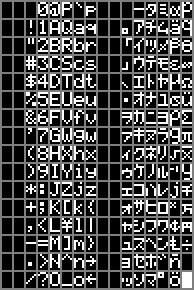
#> input picture LUT/RW1063_JW.png, 97 x 145 px (shown 2 times larger)
$ python find_linewise_map_RW1063_JW.py
#> lines starting #> are read from the running program, lines starting #| are printed output that depends on the picture; after the words box and inside, x2 and y2 are one past the last pixel; in counts of white or black regions, pixels touching at a corner belong together
#!python3.8
from PIL import Image, ImageDraw
import operator
from typing import Callable


class tiled_character_map:
	img  = None
	draw = None
	margin      = [0,0,0,0] # top, left, bottom, right
	tile_count  = [1,1]
	tile_pitch  = [0,0]
	tile_offset = [0,0]
	tile_size   = [1,1]

	get_tile_pos_by_index: Callable[[int], list] = None

	def __del__(self):
		if self.img:
			del self.img
		if self.draw:
			del self.draw

	def __init__(self, tile_count:[int,int], tile_pitch:[int,int], margin = [0,0,0,0]):
		self.tile_count = tile_count
		self.tile_pitch = tile_pitch
		self.margin = margin
		# create an empty 8 bit monochrome bitmapimg
		width  = margin[1] + margin[3] + tile_count[0]*tile_pitch[0]
		height = margin[0] + margin[2] + tile_count[1]*tile_pitch[1]
		self.img = Image.new(
			mode='L',
			size=[width , height]
			)
		self.draw = ImageDraw.Draw(self.img)
		self.draw.rectangle([(0,0),self.img.size], fill = (128) )

	def open(self, fn:str):
		if self.img:
			del self.img
		if self.draw:
			del self.draw

		newimg  = Image.open(fn)
		if newimg.mode != 'L':
			self.img = newimg.convert(mode='L')
		else:
			self.img = newimg

		if self.img:
			self.draw =  ImageDraw.Draw(self.img)

	def get_aoi_origin(self, tile_pos:[int,int]):
		x = self.margin[1] + self.tile_offset[0] + (tile_pos[0] * self.tile_pitch[0])
		y = self.margin[0] + self.tile_offset[1] + (tile_pos[1] * self.tile_pitch[1])
		return [x,y]

	def fill_tile(self, tile_pos:[int,int], colour:int):
		[x1, y1] = self.get_aoi_origin(tile_pos)
		x2 = x1 + self.tile_size[0] - 1
		y2 = y1 + self.tile_size[1]	- 1
		self.draw.rectangle(
			[ (x1,y1) , (x2,y2) ],
			fill = (colour)
			)

	def pixels_to_word(self, pixel_start:[int,int], npixels:int, ref_color, big_endian:bool, shift:int=0):
		word = 0
		b = 1 << shift
		x_range = range(0, npixels) if big_endian else range(npixels-1, -1, -1)
		for i in x_range:
			pixel_val = self.img.getpixel((pixel_start[0] + i, pixel_start[1]))
			word = word | ( b if pixel_val == ref_color else 0 )
			b = b << 1
		return word


if __name__ == "__main__":

	### set up a character mapimg and fill it with black rectangles
	mapimg = tiled_character_map([16,16], [6,9], [1,1,0,0])
#> in __init__, `self.img = Image.new( mode='L', size=[width , height] )`: self.img: PIL image 97x145 L; every value is 0
	mapimg.tile_size = [5,8]
	mapimg.get_tile_pos_by_index = lambda idx, ts = mapimg.tile_count: [ (idx % (ts[0]*ts[1])) // ts[1] , idx % ts[1]] # assign tile organization function

	for i in range( 16, 256 ):
		mapimg.fill_tile( mapimg.get_tile_pos_by_index(i), 0 )

	mapimg.img.save('output/blank_layout.bmp')
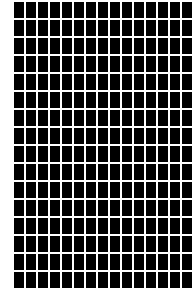
#> saved as blank_layout.bmp: PIL image 97x145 L (shown 2 times larger); values 0 (black) and 128 (white), 31.7% white; 1 white region, box (x1, y1, x2, y2) and area: (0, 0, 97, 145) 4465

	### load mapimg data
	mapimg.open('RW1063_JW.png')
#> in open, newimg is the input picture: PIL image 97x145 RGBA; mean R, G, B, A 75.9, 75.9, 75.9, 255

	### TEST PATTERN: overwrite existing mapimg to check pixel alignment
	#	for y in range(1,5):
	#		for x in range(0 , mapimg.tile_count[0]):
	#			mapimg.fill_tile([x,y], 128)
	#	mapimg.img.save('output/ROI_alignment_test.bmp')
	#	exit()

	### convert pixel data to aligned bit representations
	# 	mapimg_data is a 2D array of arrays containing 1 bit pixel data. For example, the character 'A' will be represented as
	#	[ 	0b00000 ,
	#		0b00100 ,
	#		0b01010 ,
	#		0b10001 ,
	#		0b10001 ,
	#		0b11111 ,
	#		0b10001 ,
	#		0b10001 ]
	mapimg_data = [ [
				mapimg.pixels_to_word( list(map(operator.add, mapimg.get_aoi_origin(mapimg.get_tile_pos_by_index(idx)), [0,y])) , mapimg.tile_size[0] , (255), big_endian=False )
				  for y in range(0 , mapimg.tile_size[1])
				] for idx in range(0 , 256)
				]
#> after the loop in pixels_to_word, `for i in x_range:`: b = 32; word = 0
#> mapimg_data = 256 items, first 6: [0, 0, 0, 0, 0, 0, 0, 0], [0, 0, 0, 0, 0, 0, 0, 0], [0, 0, 0, 0, 0, 0, 0, 0], [0, 0, 0, 0, 0, 0, 0, 0], [0, 0, 0, 0, 0, 0, 0, 0], [0, 0, 0, 0, 0, 0, 0, 0]
	#for idx in range(16 , 256):
	#		print(idx, '\t', mapimg_data[idx])


	### create a LUT that visually represents 2^5=32 columns for all possible 5 bit states, and 8 rows for sequential rendering, one for each line in a character
	lutimg = tiled_character_map( [32,8] , [6,9], [0,1,0,0] )
#> in __init__ (call 2), `self.img = Image.new( mode='L', size=[width , height] )`: self.img: PIL image 193x72 L; every value is 0
	lutimg.tile_size = [5,8]

	lut_data = [[None for y in range(0,lutimg.tile_count[1])] for x in range(0,lutimg.tile_count[0])]

	### add hard-coded patch values
	# todo...


	### populate LUT with direct matches and visualize the choices
	for v in range(0 , lutimg.tile_count[1]):
		for u in range( 0 , lutimg.tile_count[0] ):
			org = lutimg.get_aoi_origin([u,v])
			lutimg.fill_tile( [u,v] , 64 )

			# seek matches in a valid range of characters (0..15 are the 8 CGRAM chars repeated twice)
			for idx in range(8,256):
				if mapimg_data[idx][v] == u:
					lut_data[u][v] = idx
					break

			# copy-paste map character image to LUT image area
			if lut_data[u][v] is not None:
				src_aoi_org = mapimg.get_aoi_origin(mapimg.get_tile_pos_by_index(lut_data[u][v]))
				src_aoi = ( src_aoi_org[0], src_aoi_org[1], src_aoi_org[0] + mapimg.tile_size[0], src_aoi_org[1] + mapimg.tile_size[1] )
				character = mapimg.img.crop(src_aoi)
				lutimg.img.paste(character, lutimg.get_aoi_origin([u,v]))

			# overlay relevant pixels
			for x in range( 0 , lutimg.tile_size[0] ):
				pixel_col = (192) if (u & (1 << (lutimg.tile_size[0] - 1 - x))) else (0)
				lutimg.img.putpixel( (org[0]+x, org[1]+v) , pixel_col )
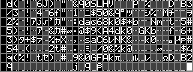
#> lutimg.img: PIL image 193x72 L; min 0, max 255, mean 88.7
#> after the loop, lut_data = 32 items

	lutimg.img.save('output/lutimg_bit_patterns.bmp')


	### save LUT data (character codes)
	f = open('output/LUT.txt', 'w')
	for v in range(0, lutimg.tile_count[1]):
		for u in range(0 , mapimg.tile_count[0]):
			f.write(repr(lut_data[u][v]) + '\t')
		f.write('\n')
	f.close()

$ run again, with LUT/JP_ideal.png copied over LUT/RW1063_JW.png
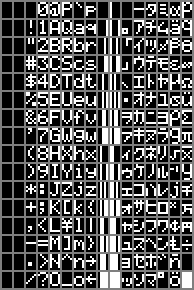
#> input picture LUT/JP_ideal.png, 97 x 145 px (shown 2 times larger)
#> in open, newimg is the input picture: PIL image 97x145 RGBA; mean R, G, B, A 87.5, 87.5, 87.5, 255
#> after the loop in pixels_to_word, `for i in x_range:`: b = 32; word = 0
#> mapimg_data = 256 items, first 6: [0, 0, 0, 0, 0, 0, 0, 0], [0, 0, 0, 0, 0, 0, 0, 0], [0, 0, 0, 0, 0, 0, 0, 0], [0, 0, 0, 0, 0, 0, 0, 0], [0, 0, 0, 0, 0, 0, 0, 0], [0, 0, 0, 0, 0, 0, 0, 0]
#> after the loop `for v in range(0 , lutimg.tile_count[1]):`:
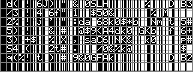
#> lutimg.img: PIL image 193x72 L; min 0, max 255, mean 114.1
#> after the loop `for v in range(0 , lutimg.tile_count[1]):`: lut_data = 32 items

$ run again, with LUT/RW1063.png copied over LUT/RW1063_JW.png
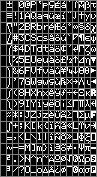
#> input picture LUT/RW1063.png, 97 x 177 px
#> in open, newimg is the input picture: PIL image 97x177 RGB; mean R, G, B 77.9, 77.9, 77.9
#> after the loop in pixels_to_word, `for i in x_range:`: b = 32; word = 0
#> mapimg_data = 256 items, first 6: [0, 0, 0, 0, 0, 0, 0, 0], [0, 0, 0, 0, 0, 0, 0, 0], [0, 0, 0, 0, 0, 0, 0, 0], [0, 0, 0, 0, 0, 0, 0, 0], [0, 0, 0, 0, 0, 0, 0, 0], [0, 0, 0, 0, 0, 0, 0, 0]
#> after the loop `for v in range(0 , lutimg.tile_count[1]):`:
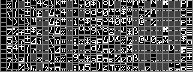
#> lutimg.img: PIL image 193x72 L; min 0, max 255, mean 88.3
#> after the loop `for v in range(0 , lutimg.tile_count[1]):`: lut_data = 32 items
